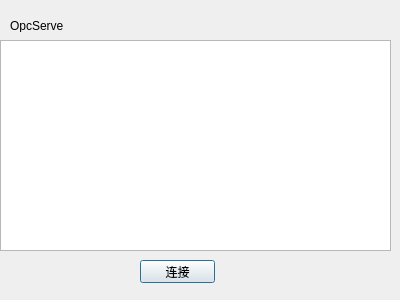
<?xml version="1.0" encoding="UTF-8"?>
<ui version="4.0">
 <class>DlgOpcList</class>
 <widget class="QDialog" name="DlgOpcList">
  <property name="geometry">
   <rect>
    <x>0</x>
    <y>0</y>
    <width>400</width>
    <height>300</height>
   </rect>
  </property>
  <property name="windowTitle">
   <string>OPCListDlg</string>
  </property>
  <widget class="QListWidget" name="listWidget">
   <property name="geometry">
    <rect>
     <x>0</x>
     <y>40</y>
     <width>391</width>
     <height>211</height>
    </rect>
   </property>
  </widget>
  <widget class="QLabel" name="label">
   <property name="geometry">
    <rect>
     <x>10</x>
     <y>20</y>
     <width>54</width>
     <height>12</height>
    </rect>
   </property>
   <property name="text">
    <string>OpcServer</string>
   </property>
  </widget>
  <widget class="QPushButton" name="OPCconnect">
   <property name="geometry">
    <rect>
     <x>140</x>
     <y>260</y>
     <width>75</width>
     <height>23</height>
    </rect>
   </property>
   <property name="text">
    <string>连接</string>
   </property>
  </widget>
 </widget>
 <layoutdefault spacing="6" margin="11"/>
 <resources/>
 <connections>
  <connection>
   <sender>OPCconnect</sender>
   <signal>clicked()</signal>
   <receiver>DlgOpcList</receiver>
   <slot>accept()</slot>
   <hints>
    <hint type="sourcelabel">
     <x>177</x>
     <y>271</y>
    </hint>
    <hint type="destinationlabel">
     <x>199</x>
     <y>149</y>
    </hint>
   </hints>
  </connection>
  <connection>
   <sender>listWidget</sender>
   <signal>itemDoubleClicked(QListWidgetItem*)</signal>
   <receiver>DlgOpcList</receiver>
   <slot>accept()</slot>
   <hints>
    <hint type="sourcelabel">
     <x>195</x>
     <y>145</y>
    </hint>
    <hint type="destinationlabel">
     <x>199</x>
     <y>149</y>
    </hint>
   </hints>
  </connection>
 </connections>
</ui>
